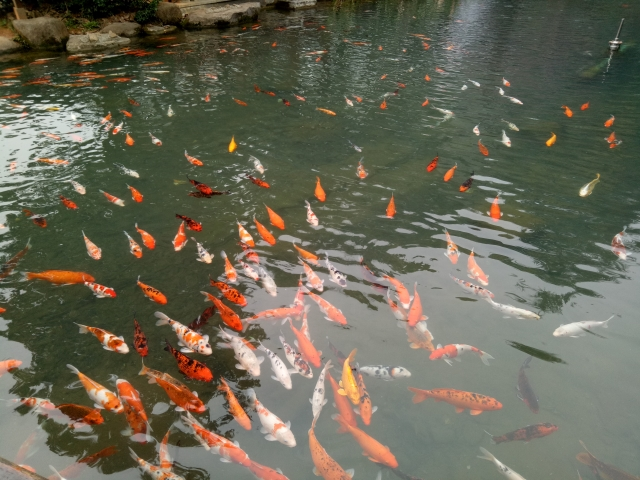
#> input picture 资源/实例代码/3.4-1  简单傅里叶变换/stardust/fish.jpg, 640 x 480 px
$ python stardust.py
#> lines starting #> are read from the running program, lines starting #| are printed output that depends on the picture
#file      stardust.py
#author    OpenCV, https://docs.opencv.org/4.5.0/de/dbc/tutorial_py_fourier_transform.html
#version
#date      2020_09_12
#github    https://github.com/stardust-scitech/OpenCM
#copyright
#license

#导入cv2模块，定义别名为cv
import cv2 as cv
#导入数学运算库，定义别名为np
import numpy as np
#导入绘图模块，定义别名为plt
import matplotlib.pyplot as plt

#导入图像并转化为灰度图像
img = cv.imread('fish.jpg', 0)
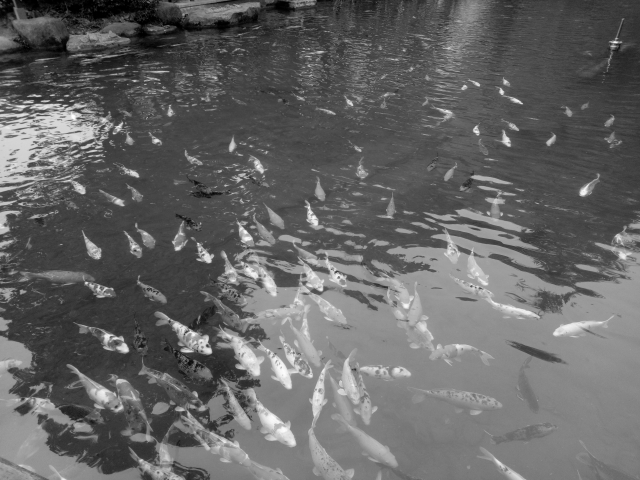
#> img: shape (480, 640); min 0, max 254, mean 101.2
#将空间域转换为频率域
f = np.fft.fft2(img)
#使零频率分量居中
fshift = np.fft.fftshift(f)
#转化负数、取对数并20倍扩大指数
magnitude_spectrum = 20 * np.log(np.abs(fshift))
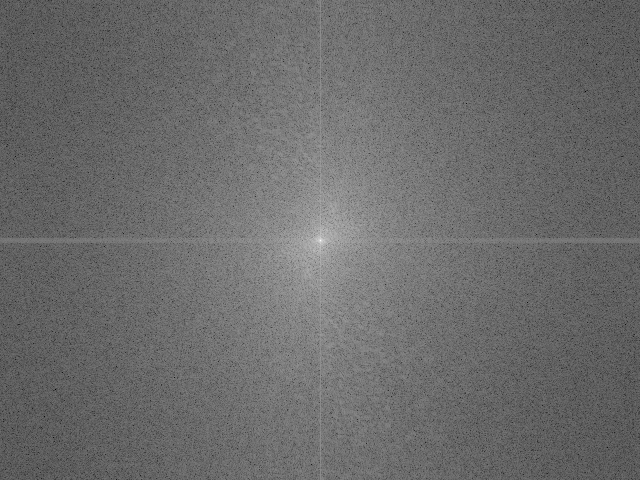
#> magnitude_spectrum: shape (480, 640) float64; min 30.47, max 345, mean 163.3; drawn with min black and max white
#pyplot绘图
plt.subplot(121),plt.imshow(img, cmap = 'gray')
plt.title('Input Image'), plt.xticks([]), plt.yticks([])
plt.subplot(122),plt.imshow(magnitude_spectrum, cmap = 'gray')
plt.title('Magnitude Spectrum'), plt.xticks([]), plt.yticks([])
plt.show()
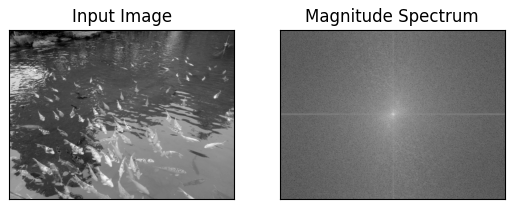
#> figure drawn by matplotlib, 2 panels
